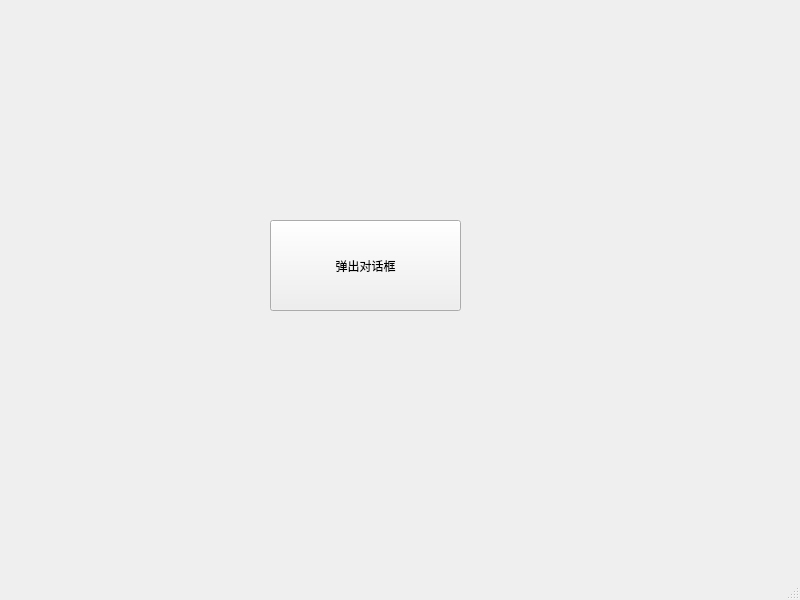
<?xml version="1.0" encoding="UTF-8"?>
<ui version="4.0">
 <class>MainWindow</class>
 <widget class="QMainWindow" name="MainWindow">
  <property name="geometry">
   <rect>
    <x>0</x>
    <y>0</y>
    <width>800</width>
    <height>600</height>
   </rect>
  </property>
  <property name="windowTitle">
   <string>MainWindow</string>
  </property>
  <widget class="QWidget" name="centralwidget">
   <widget class="QPushButton" name="pushButton">
    <property name="geometry">
     <rect>
      <x>270</x>
      <y>220</y>
      <width>191</width>
      <height>91</height>
     </rect>
    </property>
    <property name="text">
     <string>弹出对话框</string>
    </property>
   </widget>
  </widget>
  <widget class="QMenuBar" name="menubar">
   <property name="geometry">
    <rect>
     <x>0</x>
     <y>0</y>
     <width>800</width>
     <height>21</height>
    </rect>
   </property>
  </widget>
  <widget class="QStatusBar" name="statusbar"/>
 </widget>
 <resources/>
 <connections/>
</ui>
